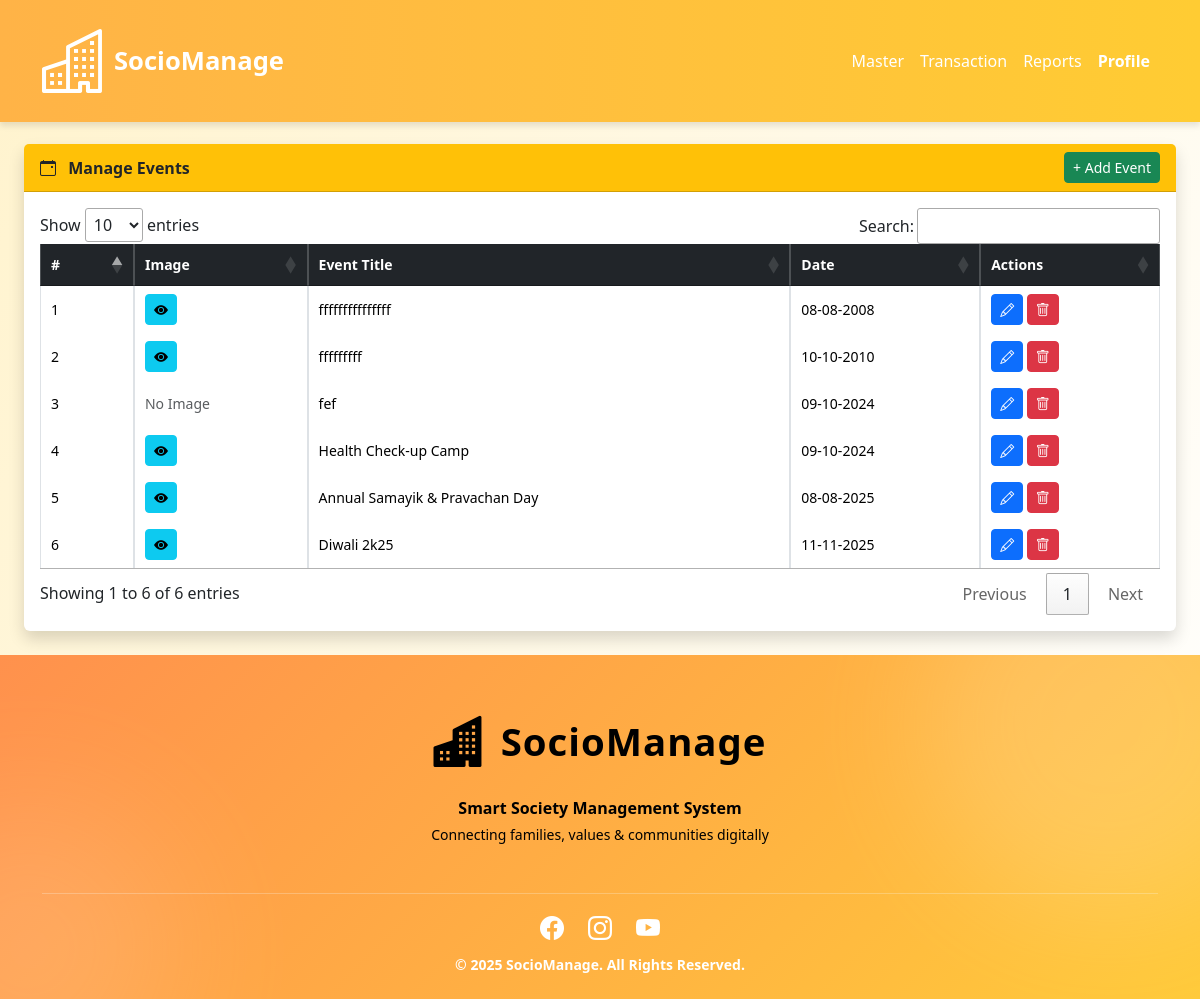
The page /manage_events.php (signed in) on the database as committed earlier.
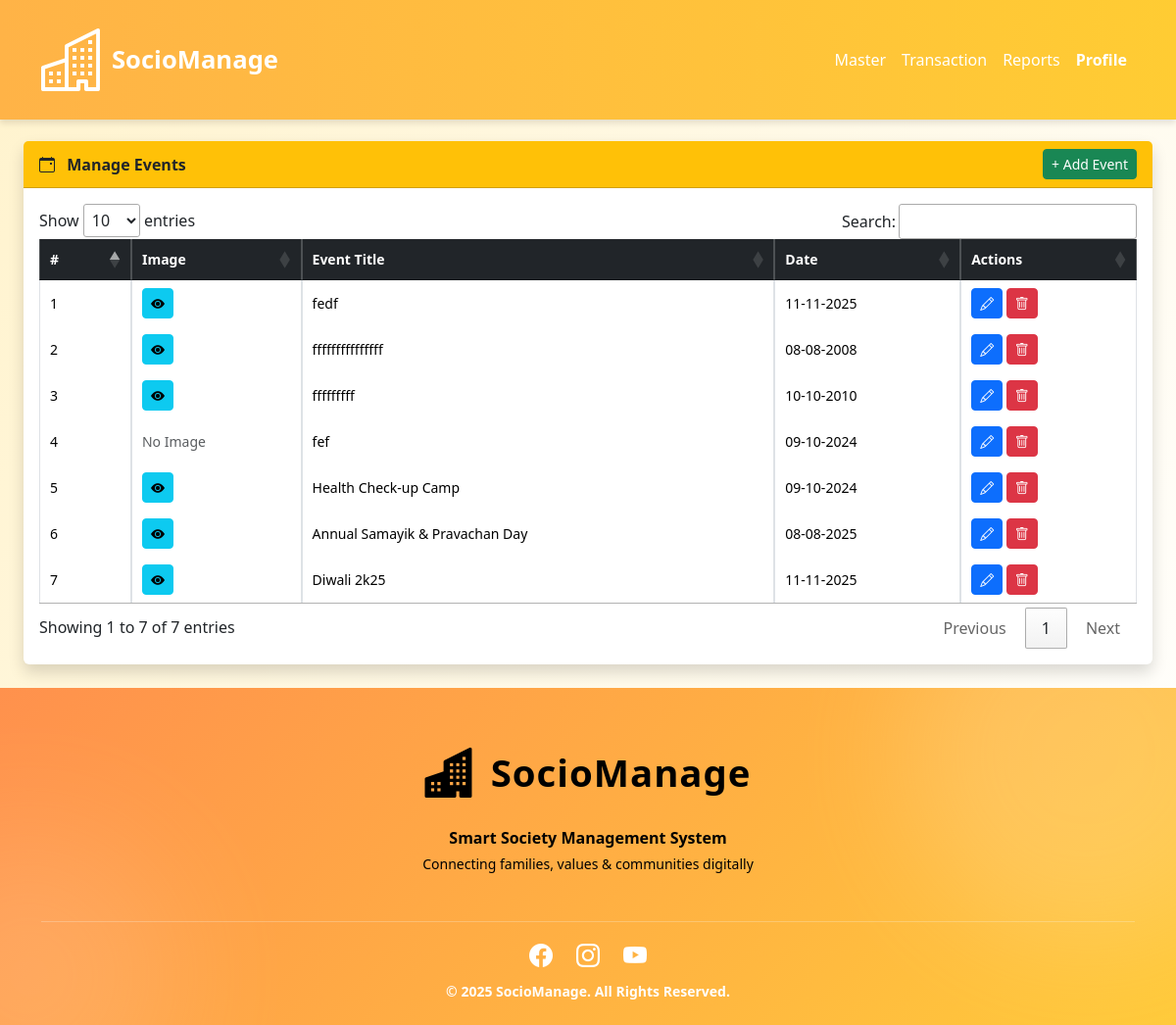
The same page on the database as committed later.
### tables this page shows
CREATE TABLE IF NOT EXISTS `sens_events` (
  `event_id` int NOT NULL AUTO_INCREMENT,
  `title` varchar(255) DEFAULT NULL,
  `description` text,
  `event_date` date DEFAULT NULL,
  `created_at` timestamp NULL DEFAULT CURRENT_TIMESTAMP,
  `event_time` text NOT NULL,
  `event_location` text NOT NULL,
  `event_status` varchar(50) NOT NULL,
  `event_img` text NOT NULL,
  `toshow_type` enum('all','zone','city','member') DEFAULT 'all',
  `toshow_id` int DEFAULT NULL,
  `created_by` varchar(100) DEFAULT NULL,
  `video_link` text NOT NULL,
  `event_front` int NOT NULL DEFAULT '0',
  PRIMARY KEY (`event_id`)
);

### manage_events.php (the view, shortened to what this page needs)
<?php
if(isset($_SESSION["uname"]) && $_SESSION["utype"]=='admin') {
include("header.php");
include("connectdb.php");
?>
<main>
<div class="d-flex flex-column flex-lg-row">
    <div class="flex-grow-1 p-4">
        <div class="card shadow border-0">
            <div class="card-header bg-warning fw-bold text-dark d-flex justify-content-between align-items-center">
                <span><i class="bi bi-calendar-event me-2"></i> Manage Events</span>
                <a href="eventForm.php" class="btn btn-success btn-sm">+ Add Event</a>
            </div>
            <div class="card-body">
                <div class="table-responsive">
                    <table id="myTable" class="table table-bordered table-hover align-middle">
                        <thead class="table-dark">
                            <tr>
                                <th>#</th>
                                <th>Image</th>
                                <th>Event Title</th>
                                <th>Date</th>
                                <th>Actions</th>
                            </tr>
                        </thead>
                        <tbody>
                            <?php
                            $i = 1;
                            $q = mysqli_query($con,"SELECT * FROM sens_events ORDER BY event_id DESC");
                            while($row = mysqli_fetch_assoc($q)){
                            $eid = $row['event_id'];
                            ?>
                            <tr>
                                <td><?= $i++ ?></td>
                                 <td>
                                    <?php if($row['event_img']) { ?>
                                        <button title="View" class="btn btn-sm btn-info viewImageBtn"
                                            data-src="upload/events/<?= $row['event_img'] ?>">
                                            <i class="bi bi-eye-fill"></i>
                                        </button>
                                    <?php } else { ?>
                                        <span class="text-muted">No Image</span>
                                    <?php } ?>
                                </td>
                                <td><?= $row['title'] ?></td>
                                <td><?= date("d-m-Y", strtotime($row['event_date'])) ?></td>
                                <td>
                                    <button title="Edit" class="btn btn-sm btn-primary"
                                        data-bs-toggle="modal"
                                        data-bs-target="#editModal<?= $eid ?>">
                                        <i class="bi bi-pencil"></i>
                                    </button>
                                    <button title="Delete" class="btn btn-sm btn-danger"
                                        onclick="deleteEvent(<?= $eid ?>)">
                                        <i class="bi bi-trash"></i>
                                    </button>
                                </td>
                            </tr>
                            <?php } ?>
                        </tbody>
                    </table>
                </div>
            </div>
        </div>
    </div>
</div>
</main>
<?php
include("footer.php");
} else {
    include("index.php");
}
?>

Rows that differ between the two databases and show on the page:
added sens_events: title "fedf", event_date "11-11-2025"
Other text that changed with them:
text written by a page script: "Show entries Search: Showing 1 to 6 of 6 entries Previous 1 Next" → "Show entries Search: Showing 1 to 7 of 7 entries Previous 1 Next"
